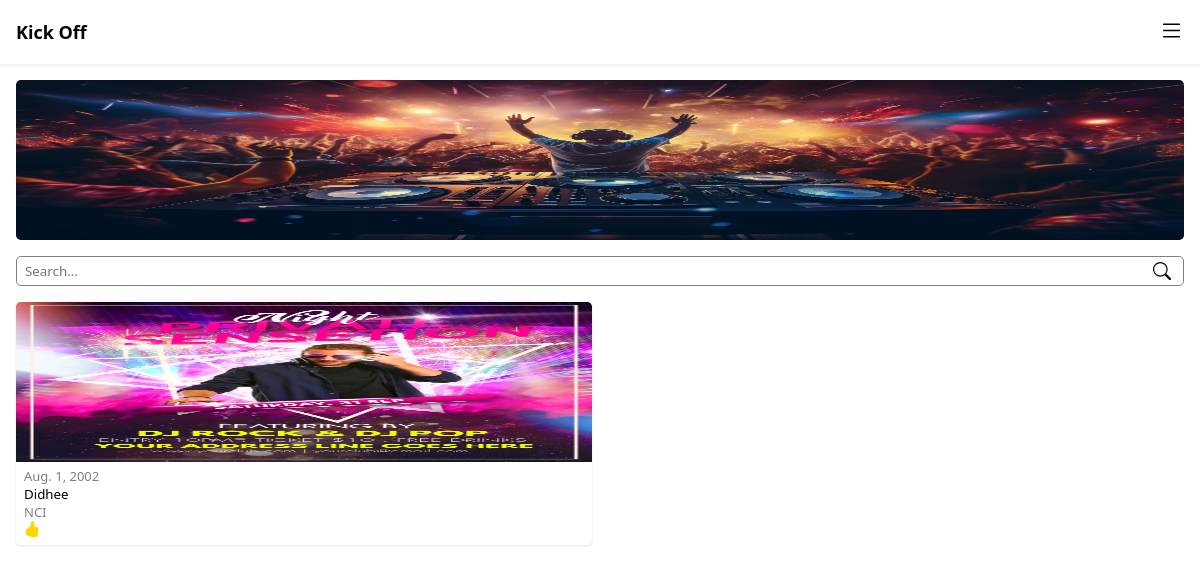
Before: /view_scheduled_events/ (signed in) with the older database file.
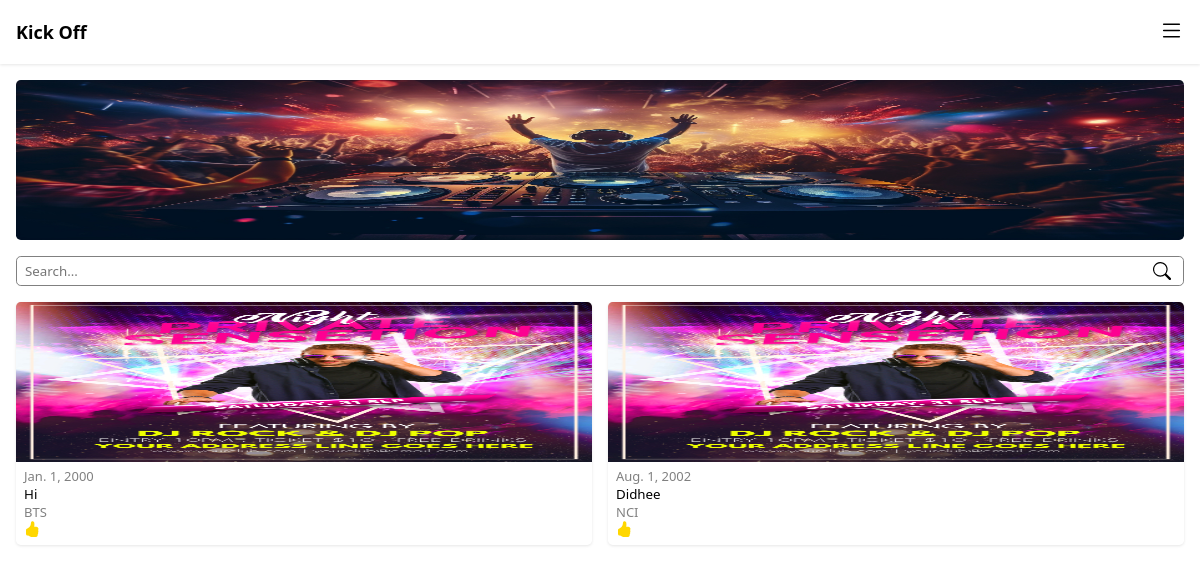
After: the same page with the newer database file.
### Kick_Off/models.py (models this page shows)
class Event(models.Model):
    event_name = models.CharField(max_length=100)
    event_venue_name = models.CharField(max_length=100)
    event_description = models.TextField()
    event_date = models.DateField()
    event_time = models.TimeField()
    event_number_of_tickets = models.IntegerField()
    event_ticket_price = models.IntegerField()
    event_location_link = models.URLField(max_length=200)
    organisation_name = models.CharField(max_length=100)
    organisation = models.ForeignKey(
        CustomUser, on_delete=models.CASCADE, related_name='events_created')
    created = models.DateTimeField(auto_now_add=True)
    updated = models.DateTimeField(auto_now=True)

### Kick_Off/views.py (the view)
# urls.py: path('view_scheduled_events/', views.view_scheduled_events,
@login_required(login_url="login")
def view_scheduled_events(request):
    if not request.user.is_organisation:
        return redirect('login')
    view_scheduled_events = Event.objects.filter(organisation=request.user).values(
        'id', 'event_name', 'event_venue_name', 'event_date', 'event_time').order_by('-updated')
    return render(request, 'index.html', {'title': 'Scheduled Events - Kick Off', 'page_url': "view_scheduled_event_details", 'events': view_scheduled_events})

### Kick_Off/templates/index.html (shortened to what this page needs)
{% load static %}
<!DOCTYPE html>
<html lang="en">
  <head>
    <link rel="stylesheet" href="{% static 'css/nav_bar.css' %}" />
    <link rel="stylesheet" href="{% static 'css/index.css' %}" />
    <link rel="stylesheet" href="{% static 'css/search_bar.css' %}" />
    <link rel="stylesheet" href="{% static 'css/book_now.css' %}" />
    <link rel="stylesheet" href="{% static 'css/signup.css' %}" />
    <link rel="stylesheet" href="{% static 'css/login.css' %}" />
    <link rel="stylesheet" href="{% static 'css/create_events.css' %}" />
    <link rel="stylesheet" href="{% static 'css/book_tickets.css' %}" />
    <link rel="stylesheet" href="{% static 'css/tickets_booked.css' %}" />
  </head>
  <body>
    {% include 'nav_bar.html' %} {% block main %}
    <main id="main" class="main">
      <div class="carousel">
        <img src="{% static 'images/dj.jpg' %}" />
      </div>
      {% include 'search_bar.html'%}
      <div class="cards-list">
        {% for event in events %}
        <a class="card" href="{% url page_url id=event.id %}">
          <img src="{% static 'images/poster.jpg' %}" class="poster" />
          <p class="date_time">{{ event.event_date }}</p>
          <p class="org_name">{{ event.event_name }}</p>
          <p class="location">{{ event.event_venue_name }}</p>
          <div class="interest">
          </div>
        </a>
        {% endfor %}
      </div>
    </main>
    {% endblock %}
  </body>
</html>

Changed rows visible on the page:
added Event: event_date "Jan. 1, 2000", event_name "Hi", event_venue_name "BTS"
